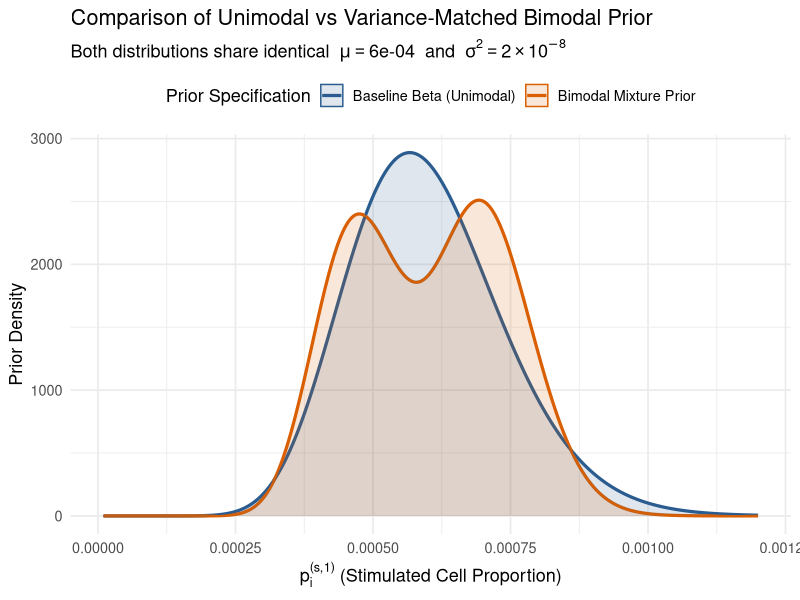

This figure's R source:
# Bimodal prior visualisation 
# 14 August 2026 

library(ggplot2)

# ==============================================================================
# 1. Bimodal Prior Sampler (Calibrated to Target Variance = 2e-8)
# ==============================================================================
rbimodal_beta_matched <- function(n, target_mean = 6e-4, target_var = 2e-8, separation_ratio = 0.8, mix_weight = 0.5) {
  if (n <= 0) return(numeric(0))
  
  sd_target <- sqrt(target_var)
  delta     <- separation_ratio * sd_target
  mu1       <- target_mean - delta
  mu2       <- target_mean + delta
  
  # Allocate variance across components (Law of Total Variance)
  var_between <- mix_weight * (1 - mix_weight) * (2 * delta)^2
  var_within  <- target_var - var_between
  
  if (var_within <= 0) stop("Separation ratio too large! Results in negative within-variance.")
  
  # Solve precisions for sub-components
  phi1 <- (mu1 * (1 - mu1)) / var_within - 1
  phi2 <- (mu2 * (1 - mu2)) / var_within - 1
  
  a1 <- mu1 * phi1; b1 <- (1 - mu1) * phi1
  a2 <- mu2 * phi2; b2 <- (1 - mu2) * phi2
  
  # Sample indicator and draws
  z <- rbinom(n, size = 1, prob = 1 - mix_weight)
  draws <- numeric(n)
  
  n1 <- sum(z == 0)
  n2 <- sum(z == 1)
  
  if (n1 > 0) draws[z == 0] <- rbeta(n1, a1, b1)
  if (n2 > 0) draws[z == 1] <- rbeta(n2, a2, b2)
  
  return(draws)
}

# ==============================================================================
# 2. Density Function
# ==============================================================================
dbimodal_beta_matched <- function(x, target_mean = 6e-4, target_var = 2e-8, separation_ratio = 0.8, mix_weight = 0.5) {
  delta       <- separation_ratio * sqrt(target_var)
  mu1         <- target_mean - delta
  mu2         <- target_mean + delta
  var_between <- mix_weight * (1 - mix_weight) * (2 * delta)^2
  var_within  <- target_var - var_between
  
  phi1 <- (mu1 * (1 - mu1)) / var_within - 1
  phi2 <- (mu2 * (1 - mu2)) / var_within - 1
  
  a1 <- mu1 * phi1; b1 <- (1 - mu1) * phi1
  a2 <- mu2 * phi2; b2 <- (1 - mu2) * phi2
  
  return(mix_weight * dbeta(x, a1, b1) + (1 - mix_weight) * dbeta(x, a2, b2))
}

# ==============================================================================
# 3. Parameters & Empirical Verification
# ==============================================================================
MS1        <- 6e-4
target_var <- 2e-8

# Beta precision derived directly from target variance
phi_beta   <- (MS1 * (1 - MS1)) / target_var - 1

set.seed(42)
samples_beta    <- rbeta(100000, MS1 * phi_beta, (1 - MS1) * phi_beta)
samples_bimodal <- rbimodal_beta_matched(100000, target_mean = MS1, target_var = target_var, separation_ratio = 0.8)

cat(sprintf("Baseline Beta  -> Mean: %.7f | Var: %.10f\n", mean(samples_beta), var(samples_beta)))
cat(sprintf("Bimodal Prior  -> Mean: %.7f | Var: %.10f\n", mean(samples_bimodal), var(samples_bimodal)))

# ==============================================================================
# 4. Visualization
# ==============================================================================
x_grid <- seq(1e-5, 0.0012, length.out = 1000)

df_beta <- data.frame(
  x = x_grid, 
  y = dbeta(x_grid, MS1 * phi_beta, (1 - MS1) * phi_beta), 
  Type = "Baseline Beta (Unimodal)"
)

df_bimodal <- data.frame(
  x = x_grid, 
  y = dbimodal_beta_matched(x_grid, target_mean = MS1, target_var = target_var, separation_ratio = 0.8), 
  Type = "Bimodal Mixture Prior"
)

df_plot <- rbind(df_beta, df_bimodal)

ggplot(df_plot, aes(x = x, y = y, color = Type, fill = Type)) +
  geom_line(linewidth = 1.1) +
  geom_area(alpha = 0.15, position = "identity") +
  theme_minimal(base_size = 13) +
  scale_color_manual(values = c("Baseline Beta (Unimodal)" = "#2b5c8f", "Bimodal Mixture Prior" = "#d95f02")) +
  scale_fill_manual(values = c("Baseline Beta (Unimodal)" = "#2b5c8f", "Bimodal Mixture Prior" = "#d95f02")) +
  labs(
    title = "Comparison of Unimodal vs Variance-Matched Bimodal Prior",
    subtitle = expression("Both distributions share identical " ~ mu == 0.0006 ~ " and " ~ sigma^2 == 2 %*% 10^-8),
    x = expression(p[i]^"(s,1)" ~ "(Stimulated Cell Proportion)"),
    y = "Prior Density",
    color = "Prior Specification",
    fill = "Prior Specification"
  ) +
  theme(legend.position = "top")
